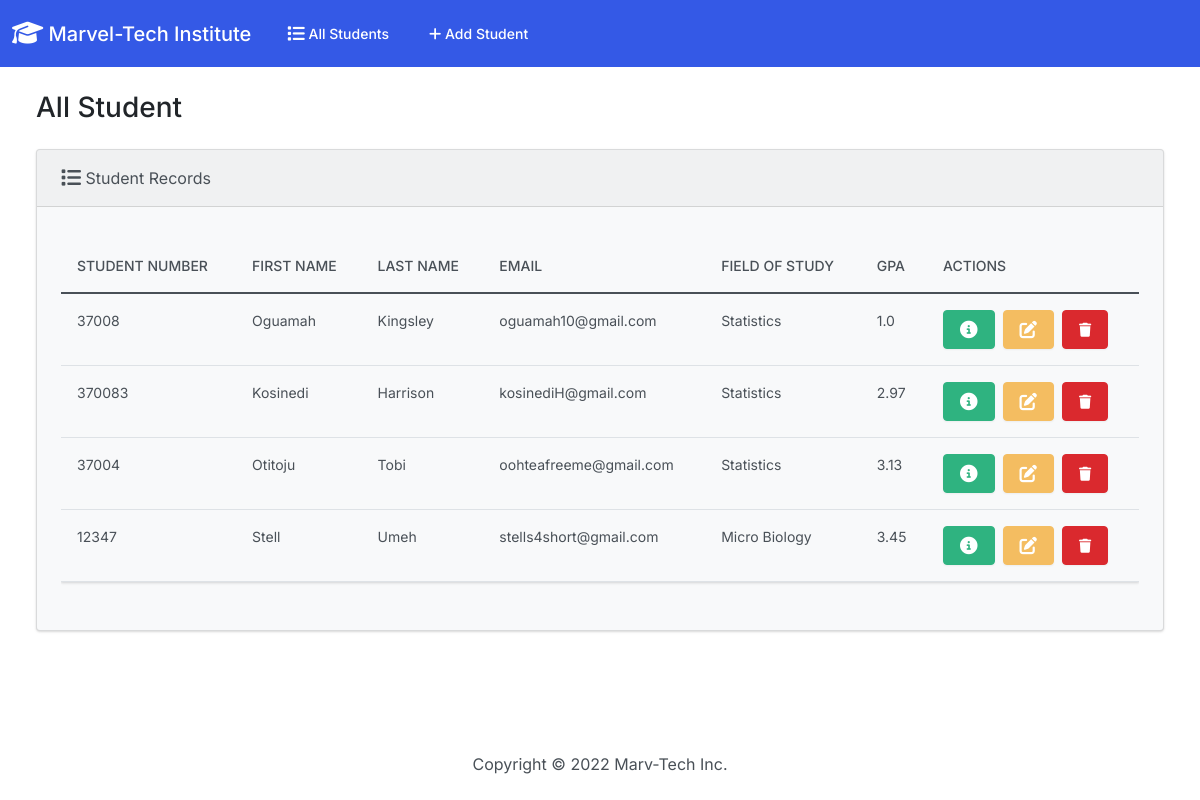
The page / on the database its author committed.
### students/models.py (models this page shows, shortened)
class Student(models.Model):
    student_number = models.PositiveIntegerField()
    first_name = models.CharField(max_length=100)
    last_name = models.CharField(max_length=100)
    email = models.EmailField(max_length=50)
    field_of_study = models.CharField(max_length=100)
    gpa = models.FloatField()

### students/views.py (the view)
# urls.py: path("", views.index, name='index'),
def index(request):
    return render(request, 'students/index.html',{
        'students': Student.objects.all()
    })

### templates/students/index.html (shortened to what this page needs)
{% extends "students/base.html" %}
{% block body %}
<h3 class="m-4 "> All Student </h3>
<div class="row">
  <div class="col-12">
    {% if students %}
    <div class="card bg-light ms-4 me-4 mb-4">
      <div class="card-header">
        <i class="fa-solid fa-list fa-lg"></i>
        Student Records
      </div>
      <div class="card-body">
        <p class="card-text">
          <div class="table-responsive">
            <table class="table table-hover">
              <thead>
                <tr>
                  <th scope="col">Student Number</th>
                  <th scope="col">First Name</th>
                  <th scope="col">Last Name</th>
                  <th scope="col">Email</th>
                  <th scope="col">Field of Study</th>
                  <th scope="col">GPA</th>
                  <th scope="col">Actions</th>
                </tr>
              </thead>
              <tbody>
                {% for student in students %}
                <tr>
                  <td> {{ student.student_number }} </td>
                  <td> {{ student.first_name }} </td>
                  <td> {{ student.last_name }} </td>
                  <td> {{ student.email }} </td>
                  <td> {{ student.field_of_study }} </td>
                  <td> {{ student.gpa }} </td>
                  <td>
                    <button type='button' class='btn btn-success me-1' href="{% url "view_student" student.id %}" data-bs-toggle="modal" data-bs-target="#myModal{{student.id}}">
                    </button>
                    <a class="btn btn-warning me-1" href="{% url "edit" student.id %}">
                    </a>
                    <button type="button" class="btn btn-danger" data-bs-toggle="modal" data-bs-target="#delete{{student.id}}" >
                      <i class="fa-solid fa-trash"></i>
                    </button>
                  </td>
                </tr>
                {% endfor %}
              </tbody>
            </table>
          </div>
        </p>
      </div>
    </div>
    {% else %}
    <h5 class="alert alert-primary ms-4 me-4 mb-4"> No Student Records. </h5>
    {% endif %}
  </div>
</div>
{% endblock %}

### templates/students/base.html (shortened to what this page needs)
{% load static %}
<!DOCTYPE html>
<html>
    <head>
        <link rel="stylesheet" href="https://cdnjs.cloudflare.com/ajax/libs/font-awesome/6.1.1/css/all.min.css">
        <link href= "{% static 'css/bootstrap.min.css' %}" rel="stylesheet">
    </head>
    <body class="d-flex flex-column min-vh-100">
          <nav class="navbar navbar-expand-lg navbar-dark bg-primary">
            <div class="container-fluid">
              <a class="navbar-brand" href="{% url 'index' %}">
                <i class="fa-solid fa-graduation-cap fa-lg"></i></i> Marvel-Tech Institute
              </a>
              <div class="collapse navbar-collapse" id="navbarColor01">
                <ul class="navbar-nav me-auto">
                  <li class="nav-item">
                    <a class="nav-link" href="{% url 'index' %}">
                       All Students
                    </a>
                  </li>
                  <li class="nav-item">
                    <a class="nav-link" href="{% url 'add' %}"><i class="fa-solid fa-plus"></i>
                      Add Student
                    </a>
                  </li>
                </ul>
              </div>
            </div>
          </nav>
        <div class="container-fluid">
            {% block body %}
            {% endblock %}
        </div>
        <footer class="mt-auto mb-4">
          <div class="text-center">
            <span>
              Copyright &copy; <script> document.write(new Date().getFullYear()) </script> Marv-Tech Inc.
            </span>
          </div>
        </footer>
    </body>
</html>

### rows shown on the page
Student: student_number "37008", first_name "Oguamah", last_name "Kingsley", email "oguamah10@gmail.com", field_of_study "Statistics", gpa "1.0"
Student: student_number "370083", first_name "Kosinedi", last_name "Harrison", email "kosinediH@gmail.com", field_of_study "Statistics", gpa "2.97"
Student: student_number "37004", first_name "Otitoju", last_name "Tobi", email "oohteafreeme@gmail.com", field_of_study "Statistics", gpa "3.13"
Student: student_number "12347", first_name "Stell", last_name "Umeh", email "stells4short@gmail.com", field_of_study "Micro Biology", gpa "3.45"
